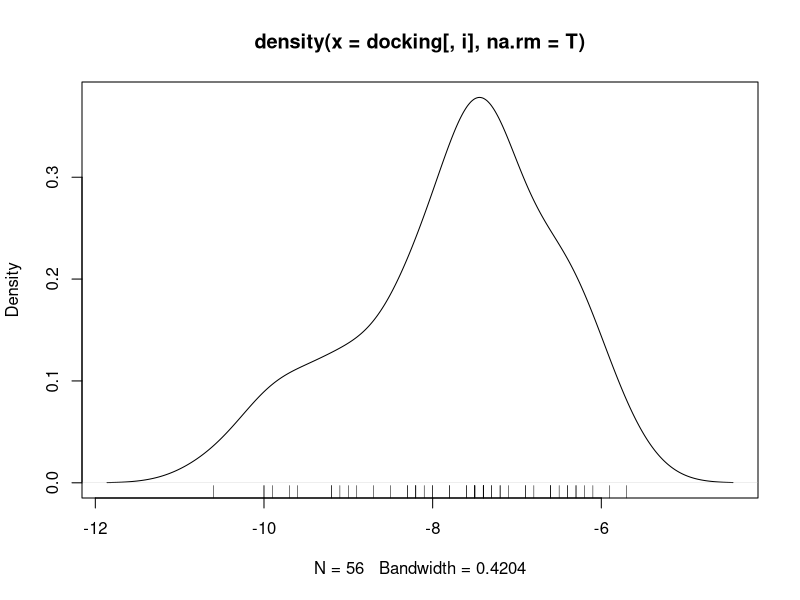
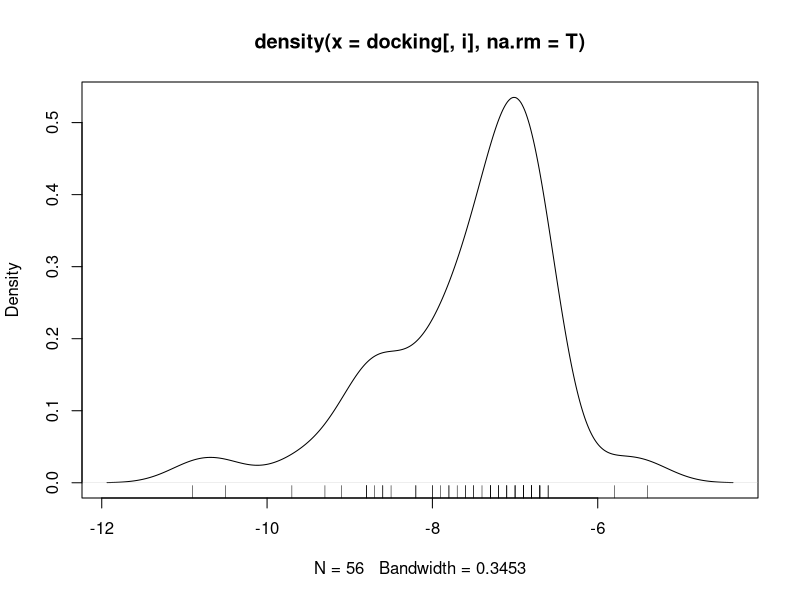
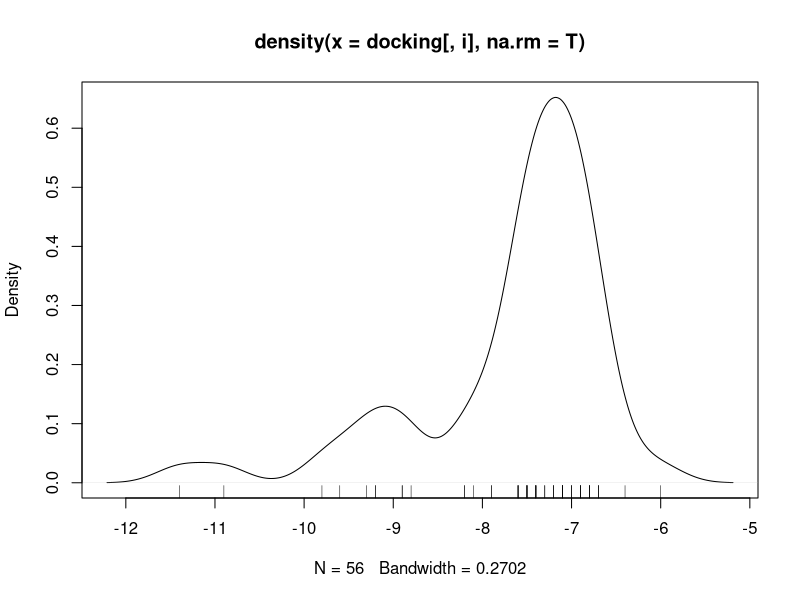
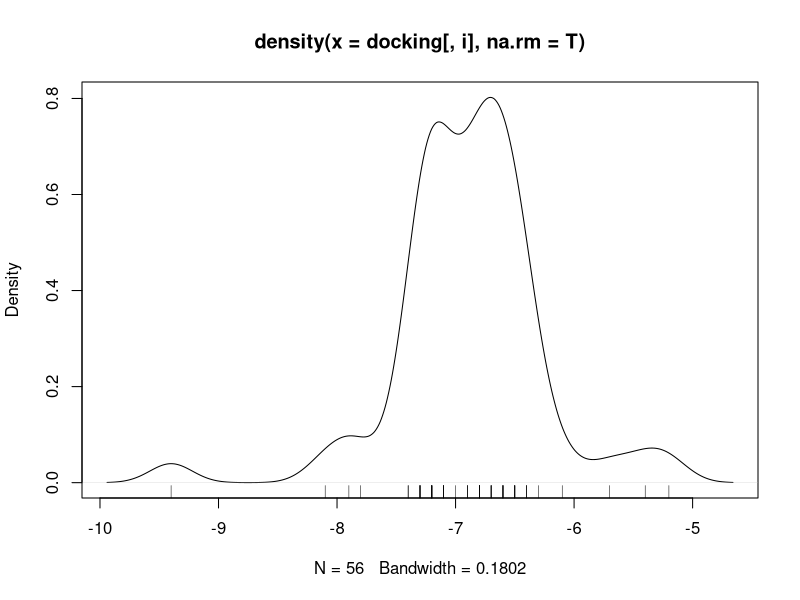
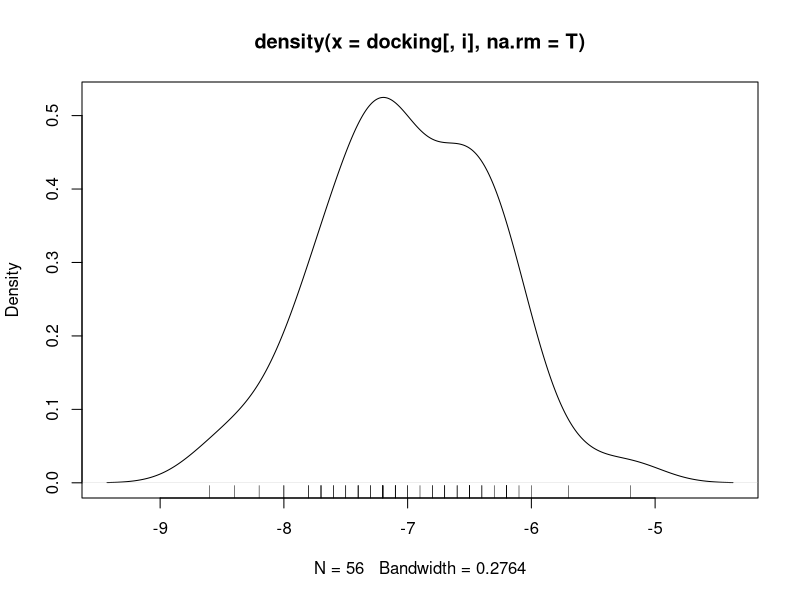
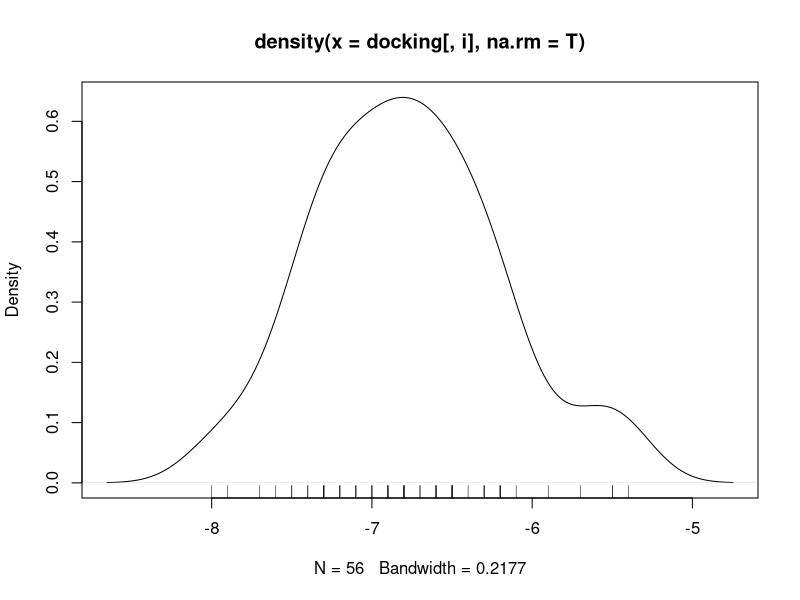
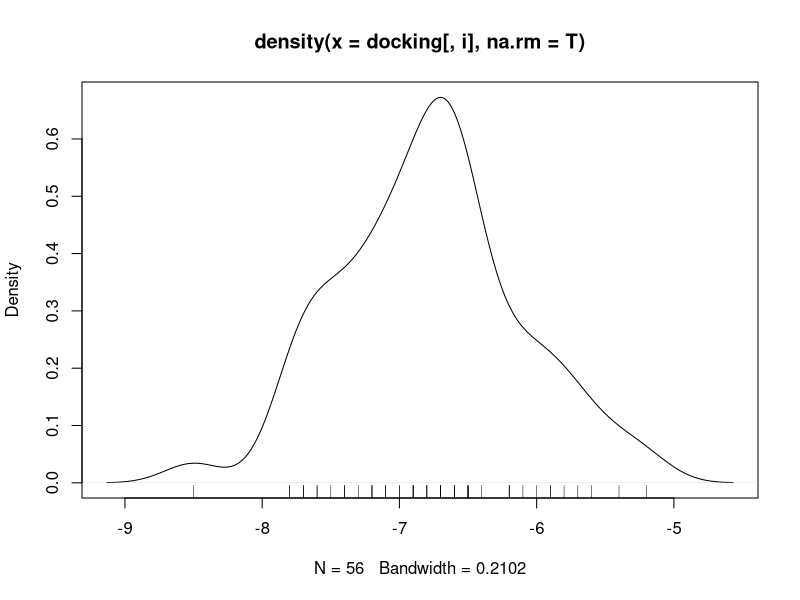
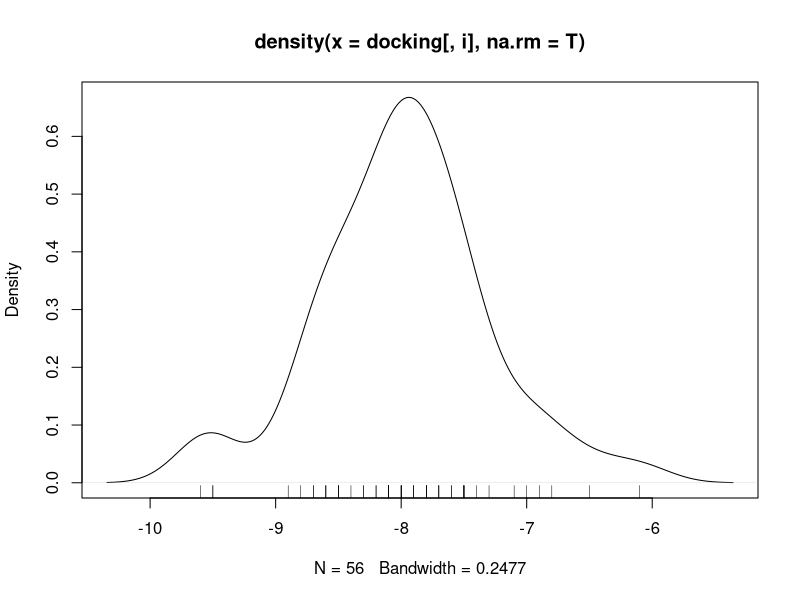

The R source for these figures, in order: (Note: this script raises an error after producing the figures.)
## ---- chunk 1

## ---- chunk 2

## ---- chunk 3
docking <- read.csv("chapter4/SmallHeat.data", header=TRUE, sep="\t")

for (i in 2:21)
{plot(density(docking[,i],na.rm=T)); rug(docking[,i]);browser()}
plot(cor(docking[-c(5,12,13,38,51),-1]))
## Leer sobre la incertidumbre del 2 y explicarla  
## Y leer el paper de Julian y el de mauricio sobre reportes de docking

## ---- chunk 4
docking <- read.csv("chapter4/SmallHeat.data", header=TRUE, sep="\t")
EnzymeOrder=factor(docking$Enzima,levels=unique(docking$Enzima))
docking.m <- melt(docking,id = "Enzima")
docking.m <- ddply(docking.m, .(variable), transform,rescale = rescale(value))
docking.m$Enzima <- factor(docking.m$Enzima, levels = rev(docking.m$Enzima[order(EnzymeOrder)]))

##on colors
colorHeatPlot<-ggplot(docking.m, aes(x=variable, y=Enzima)) + labs(x = "Substrates", y = "Enzymes",text = element_text(size=12))+ geom_raster(aes(fill=value))+theme_bw()+theme(plot.title = element_text(size = 14, face = "bold"), text = element_text(size = 12), axis.title = element_text(face="bold"), axis.text.x=element_text(angle = 90,size = 6))+ scale_fill_gradientn(colours = hm.palette(100),na.value = "gray")
ggsave("chapter4/colorHeatPlot.pdf", plot = colorHeatPlot,height = 36, width = 24)

gcolor <- ggplot_build(colorHeatPlot)
#gcolor$data[[1]]["fill"]
#gcolor$data[[1]]
write.xlsx(gcolor$data[[1]], "chapter4/mydataColor.xlsx")

## ---- chunk 5
docking <- read.csv("chapter4/SmallHeat.data", header=TRUE, sep="\t")
kable(docking,  
      caption = "Enzymes docking \\label{tab:docking}",
      caption.short = "Enzymes docking ") %>%  kable_styling(latex_options="scale_down")
## ---- chunk 6

## ---- chunk 7

## ---- chunk 8

